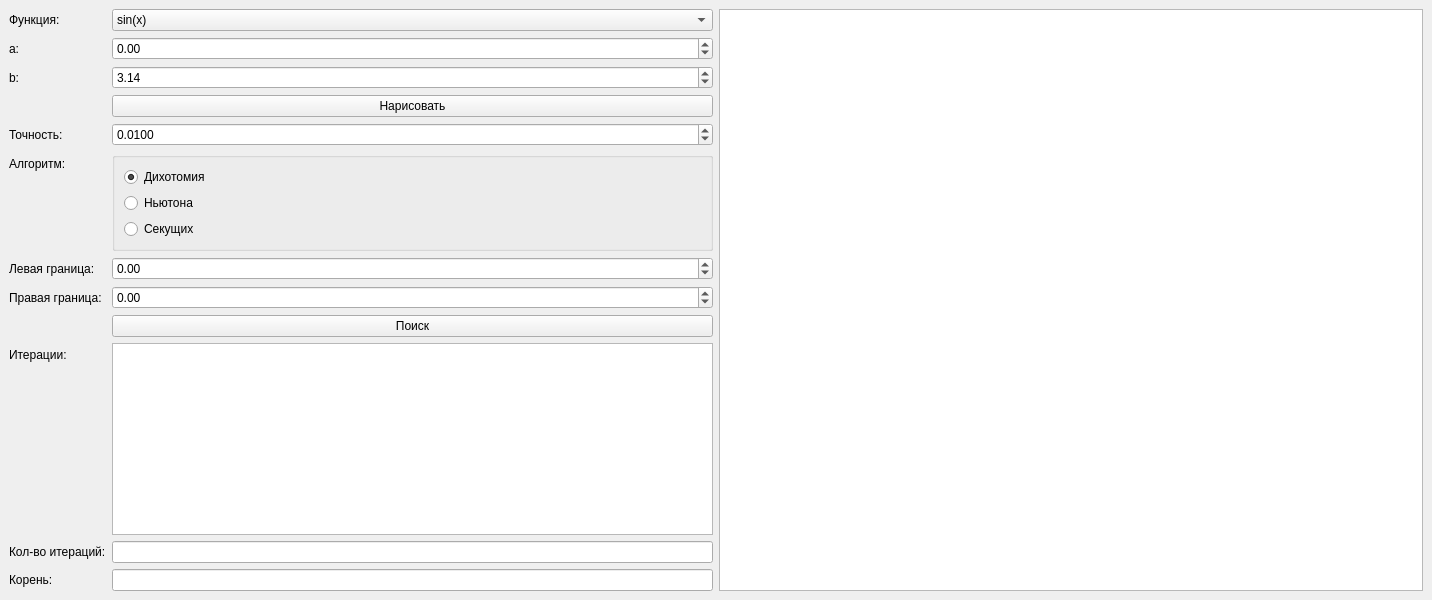
<?xml version="1.0" encoding="UTF-8"?>
<ui version="4.0">
 <class>MainWindow</class>
 <widget class="QMainWindow" name="MainWindow">
  <property name="geometry">
   <rect>
    <x>0</x>
    <y>0</y>
    <width>1432</width>
    <height>600</height>
   </rect>
  </property>
  <property name="windowTitle">
   <string>MainWindow</string>
  </property>
  <widget class="QWidget" name="centralwidget">
   <layout class="QGridLayout" name="gridLayout">
    <item row="0" column="0">
     <layout class="QHBoxLayout" name="horizontalLayout">
      <item>
       <layout class="QFormLayout" name="formLayout">
        <item row="0" column="0">
         <widget class="QLabel" name="fun_label">
          <property name="text">
           <string>Функция:</string>
          </property>
         </widget>
        </item>
        <item row="0" column="1">
         <widget class="QComboBox" name="fun_cmb">
          <item>
           <property name="text">
            <string>sin(x)</string>
           </property>
          </item>
          <item>
           <property name="text">
            <string>x^2</string>
           </property>
          </item>
         </widget>
        </item>
        <item row="5" column="0">
         <widget class="QLabel" name="error_label">
          <property name="text">
           <string>Точность:</string>
          </property>
         </widget>
        </item>
        <item row="5" column="1">
         <widget class="QDoubleSpinBox" name="error_edit">
          <property name="decimals">
           <number>4</number>
          </property>
          <property name="singleStep">
           <double>0.001000000000000</double>
          </property>
          <property name="value">
           <double>0.010000000000000</double>
          </property>
         </widget>
        </item>
        <item row="6" column="0">
         <widget class="QLabel" name="algorithm_label">
          <property name="text">
           <string>Алгоритм:</string>
          </property>
         </widget>
        </item>
        <item row="6" column="1">
         <widget class="QGroupBox" name="groupBox">
          <property name="title">
           <string/>
          </property>
          <layout class="QGridLayout" name="gridLayout_2">
           <item row="0" column="0">
            <layout class="QVBoxLayout" name="verticalLayout_2">
             <item>
              <widget class="QRadioButton" name="dihotom_rb">
               <property name="text">
                <string>Дихотомия</string>
               </property>
               <property name="checked">
                <bool>true</bool>
               </property>
              </widget>
             </item>
            </layout>
           </item>
           <item row="1" column="0">
            <widget class="QRadioButton" name="newton_rb">
             <property name="text">
              <string>Ньютона</string>
             </property>
            </widget>
           </item>
           <item row="2" column="0">
            <widget class="QRadioButton" name="secand_rb">
             <property name="text">
              <string>Секущих</string>
             </property>
            </widget>
           </item>
          </layout>
         </widget>
        </item>
        <item row="7" column="0">
         <widget class="QLabel" name="first_param_label">
          <property name="text">
           <string>Левая граница:</string>
          </property>
         </widget>
        </item>
        <item row="7" column="1">
         <widget class="QDoubleSpinBox" name="first_param_edit">
          <property name="minimum">
           <double>-99.000000000000000</double>
          </property>
         </widget>
        </item>
        <item row="8" column="0">
         <widget class="QLabel" name="second_param_label">
          <property name="text">
           <string>Правая граница:</string>
          </property>
         </widget>
        </item>
        <item row="8" column="1">
         <widget class="QDoubleSpinBox" name="second_param_edit">
          <property name="minimum">
           <double>-99.000000000000000</double>
          </property>
         </widget>
        </item>
        <item row="9" column="1">
         <widget class="QPushButton" name="pushButton">
          <property name="text">
           <string>Поиск</string>
          </property>
         </widget>
        </item>
        <item row="10" column="0">
         <widget class="QLabel" name="interations_label">
          <property name="text">
           <string>Итерации:</string>
          </property>
         </widget>
        </item>
        <item row="10" column="1">
         <widget class="QListWidget" name="listWidget"/>
        </item>
        <item row="11" column="0">
         <widget class="QLabel" name="count_iter_label">
          <property name="text">
           <string>Кол-во итераций:</string>
          </property>
         </widget>
        </item>
        <item row="11" column="1">
         <widget class="QLineEdit" name="count_iter_edit">
          <property name="readOnly">
           <bool>true</bool>
          </property>
         </widget>
        </item>
        <item row="12" column="0">
         <widget class="QLabel" name="root_label">
          <property name="text">
           <string>Корень:</string>
          </property>
         </widget>
        </item>
        <item row="12" column="1">
         <widget class="QLineEdit" name="root_edit"/>
        </item>
        <item row="2" column="0">
         <widget class="QLabel" name="a_label">
          <property name="text">
           <string>a:</string>
          </property>
         </widget>
        </item>
        <item row="3" column="0">
         <widget class="QLabel" name="b_label">
          <property name="text">
           <string>b:</string>
          </property>
         </widget>
        </item>
        <item row="2" column="1">
         <widget class="QDoubleSpinBox" name="a_edit">
          <property name="minimum">
           <double>-99.000000000000000</double>
          </property>
         </widget>
        </item>
        <item row="3" column="1">
         <widget class="QDoubleSpinBox" name="b_edit">
          <property name="minimum">
           <double>-99.000000000000000</double>
          </property>
          <property name="value">
           <double>3.140000000000000</double>
          </property>
         </widget>
        </item>
        <item row="4" column="1">
         <widget class="QPushButton" name="pushButton_2">
          <property name="text">
           <string>Нарисовать</string>
          </property>
         </widget>
        </item>
       </layout>
      </item>
      <item>
       <widget class="QChartView" name="graphicsView">
        <property name="sizePolicy">
         <sizepolicy hsizetype="Expanding" vsizetype="Expanding">
          <horstretch>0</horstretch>
          <verstretch>0</verstretch>
         </sizepolicy>
        </property>
       </widget>
      </item>
     </layout>
    </item>
   </layout>
  </widget>
 </widget>
 <customwidgets>
  <customwidget>
   <class>QChartView</class>
   <extends>QGraphicsView</extends>
   <header>QtCharts/QtCharts</header>
  </customwidget>
 </customwidgets>
 <resources/>
 <connections/>
</ui>
